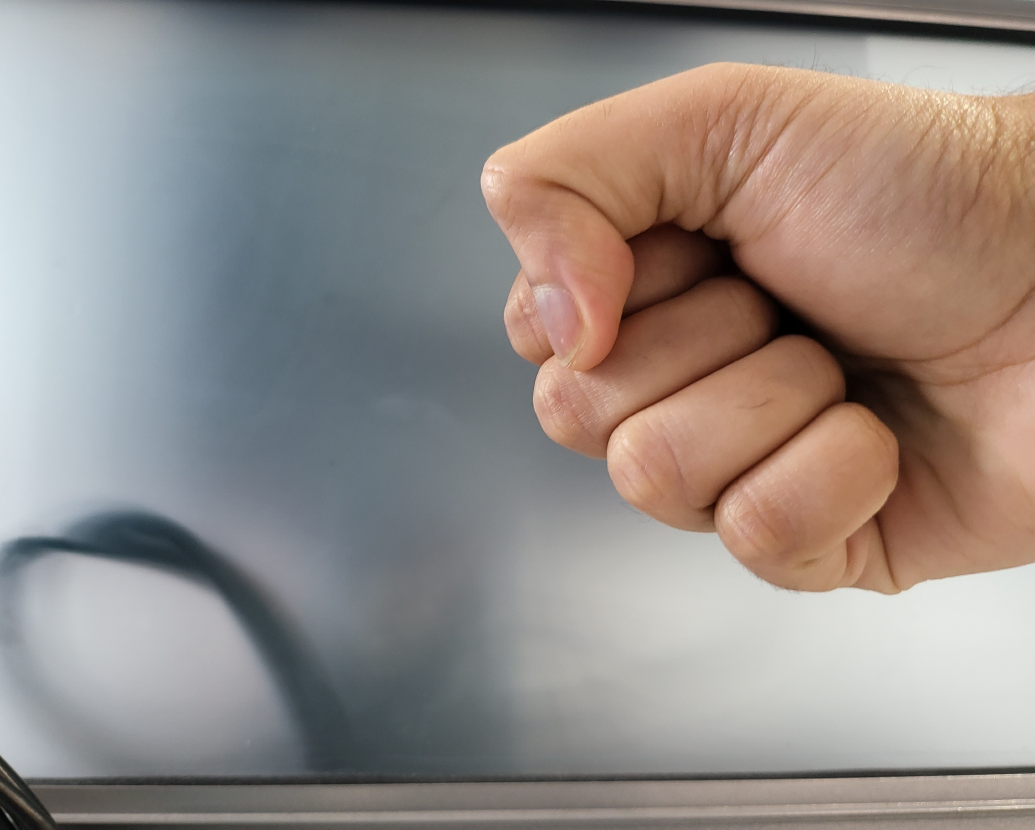
#> input picture still images test/my_05/05.jpg, 2070 x 1659 px (shown at 1/2 size)
$ jupyter execute --allow-errors newdata_05_mediapipe_hands.ipynb
#> lines starting #> are read from the running program, lines starting #| are printed output that depends on the picture
I have created this dataset image that composed by mobile phones camera that produces from a 12 MP, f/2.4, 52mm (telephoto), 1/3.6", 1.0µm, PDAF, OIS.  Running experiments with mediapipe how it reacts with pixel bightness with the fraction of light.

[cell 1]
from google.colab import files
uploaded = files.upload()
#> the answer given: 05.jpg

[cell 2]
import cv2
from google.colab.patches import cv2_imshow
import math
import numpy as np

DESIRED_HEIGHT = 480
DESIRED_WIDTH = 480
def resize_and_show(image):
  h, w = image.shape[:2]
  if h < w:
    img = cv2.resize(image, (DESIRED_WIDTH, math.floor(h/(w/DESIRED_WIDTH))))
  else:
    img = cv2.resize(image, (math.floor(w/(h/DESIRED_HEIGHT)), DESIRED_HEIGHT))
  cv2_imshow(img)

# Read images with OpenCV.
images = {name: cv2.imread(name) for name in uploaded.keys()}
#> images = 1 item
# Preview the images.
for name, image in images.items():
  print(name)
  resize_and_show(image)
#> this loop made 1 pass
#> (name, h in resize_and_show, w in resize_and_show) on pass 1: ('05.jpg', 1659, 2070)
#| 05.jpg
#> pass 1, in resize_and_show, `img = cv2.resize(image, (DESIRED_WIDTH, math.floor(h/(w/DESIRED_WIDTH)..`:
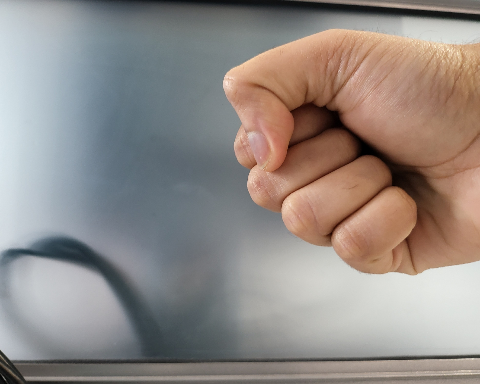
#> img: shape (384, 480, 3); mean B, G, R 133.8, 138.5, 146.6
